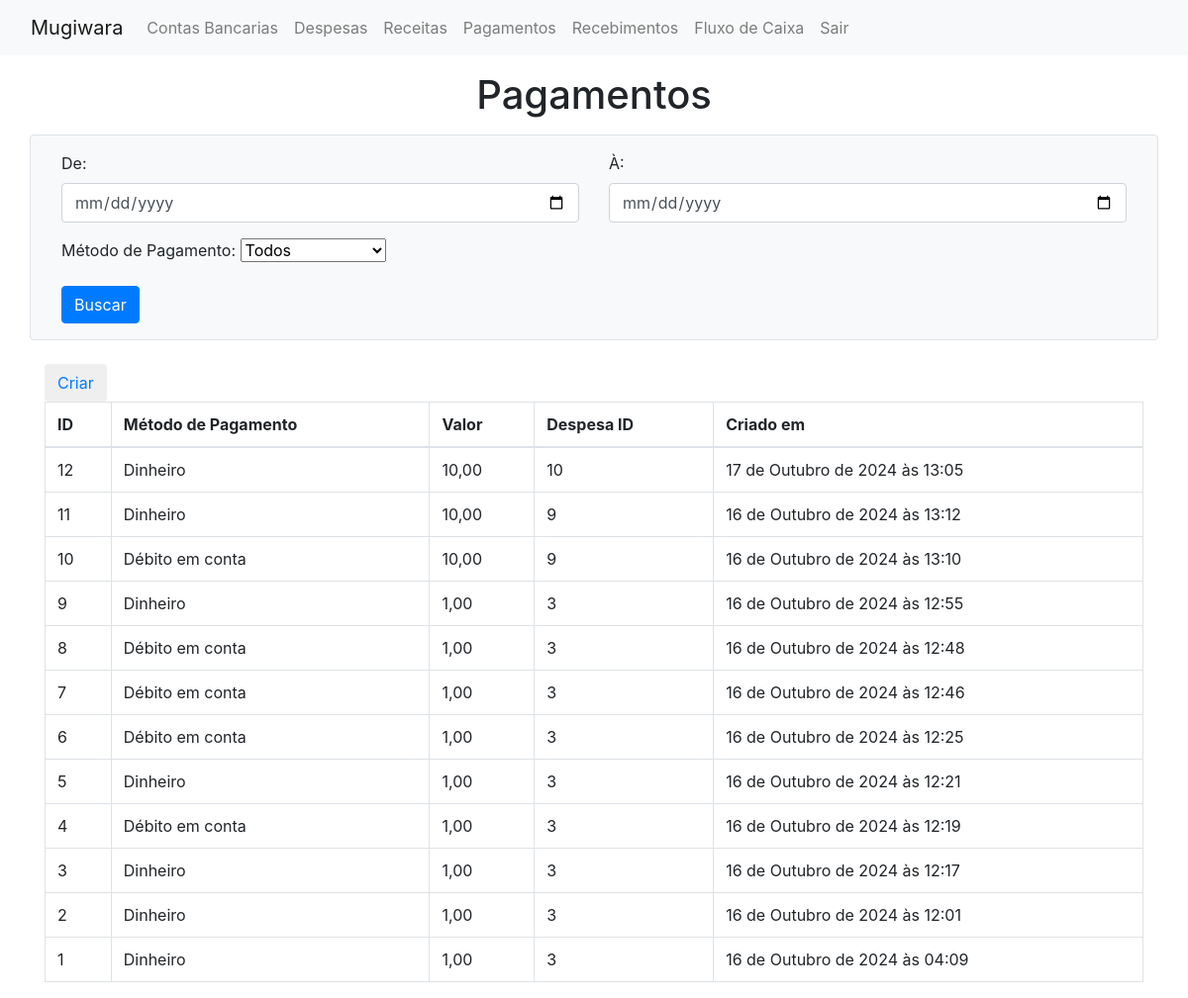
Page /show_pagamentos (signed in) on the earlier database version.
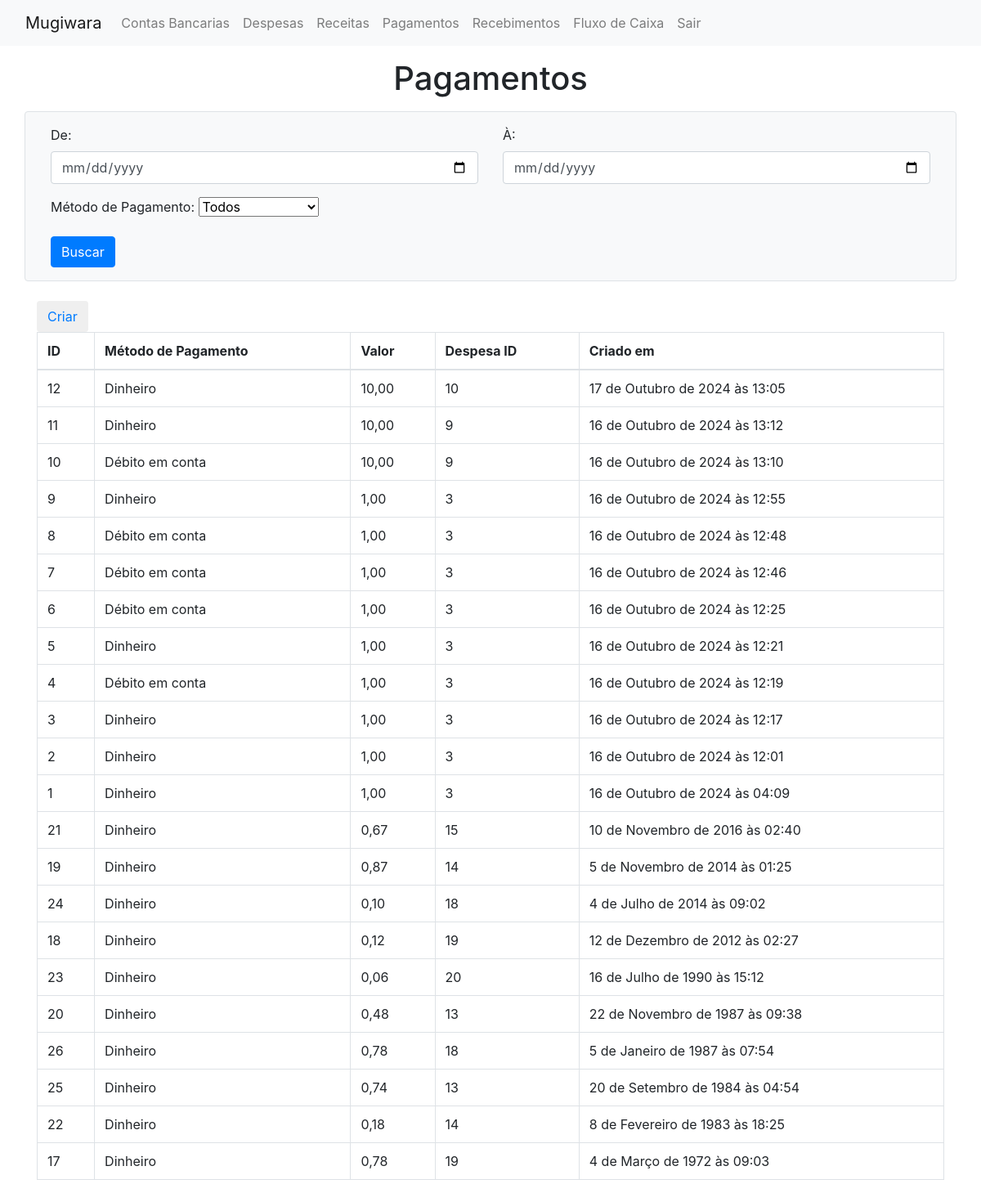
Same page on the later database version.
### mugiwara/models/pagamento.py (models this page shows, shortened)
class pagamento(models.Model):
    valor_pago = models.DecimalField(decimal_places=2, max_digits=9, auto_created=True)
    metodo_pagamento = models.IntegerField(
        choices = metodos_pagamento,
        default = metodos_pagamento.DINHEIRO,
    )
    created_at  =  models.DateTimeField(auto_now_add=True, auto_created=True)
    despesa_id = models.ForeignKey(
        despesa,
        on_delete =  models.CASCADE
    )
    conta_bancaria_id  = models.ForeignKey(
        conta_bancaria,
        on_delete = models.SET_NULL,
        null = True,
        blank = True
    )
    class Meta:
        ordering = ['-created_at']

### mugiwara/models/despesa.py (models this page shows, shortened)
class despesa(models.Model):
    descricao = models.TextField()
    data_vencimento = models.DateField(auto_now=False, auto_now_add=False)
    valor = models.DecimalField(decimal_places=2, max_digits=9)
    categoria = models.IntegerField(
        choices = categoria_choices,
        default = categoria_choices.C1
    )
    status = models.IntegerField(
        choices = status_choices,
        default = status_choices.ABERTO
    )
    created_at = models.DateTimeField(auto_now_add=True, auto_created=True)
    class Meta:
        ordering = ['-created_at']

### mugiwara/views.py (the view, shortened to what this page needs)
# urls.py: path('show_pagamentos', views.showPagamentoView, name='show_pagamentos'),
@login_required
def showPagamentoView(request):
    form = SearchPagamentosForm(request.GET or None)
    pagamentos = pagamento.objects.all()
    context = {
        'form': form,
        'pagamentos': pagamentos
    }
    return render(request, 'mugiwara/show_pagamentos.html', context)

### mugiwara/forms.py
class SearchPagamentosForm(forms.ModelForm):
    class Meta:
        model = pagamento
        fields = ['data_inicio', 'data_fim', 'metodo']
    data_inicio = forms.DateField(
        label='De',
        required=False,
        widget=forms.DateInput(attrs={'type': 'date', 'class': 'form-control'})
    )
    data_fim = forms.DateField(
        label='À',
        required=False,
        widget=forms.DateInput(attrs={'type': 'date', 'class': 'form-control'})
    )
    metodo_pagamento = pagamento.objects.order_by('metodo_pagamento').values_list('metodo_pagamento', flat=True).distinct()
    metodo = forms.ChoiceField(
        label='Método de Pagamento',
        choices=[('', 'Todos')] + [(metodo, metodos_pagamento(metodo).label) for metodo in metodo_pagamento],
        required=False,
        widget=forms.Select(attrs={'class': 'form-select'})
    )

### mugiwara/templates/mugiwara/show_pagamentos.html (shortened to what this page needs)
{% extends 'layout.html' %}
{% block content %}
<div class="container">
<h1 class="text-center mt-3 mb-3">Pagamentos</h1>
<form method="GET" action="" class="row g-3 mb-4 p-3 border rounded bg-light">
  <div class="col-md-6">
    <div class="form-group">
      {{ form.data_inicio.label_tag }}
      {{ form.data_inicio }}
    </div>
  </div>
  <div class="col-md-6">
    <div class="form-group">
      {{ form.data_fim.label_tag }}
      {{ form.data_fim }}
    </div>
  </div>
  <div class="col-md-6">
    <div class="form-group">
        {{ form.metodo.label_tag }}
        {{ form.metodo }}
    </div>
  </div>
  <div class="col-md-12 text-end">
      <button type="submit" class="btn btn-primary">Buscar</button>
  </div>
</form>
<button class="btn"><a href="{% url 'show_despesa' %}">Criar</a></button>
<table class="table table-bordered">
   <thead>
     <tr>
       <th scope="col">ID</th>
       <th scope="col">Método de Pagamento</th>
       <th scope="col">Valor</th>
       <th scope="col">Despesa ID</th>
       <th scope="col">Criado em</th>
     </tr>
   </thead>
   <tbody>
   {% for pagamento in pagamentos %}
     <tr>
       <td>{{pagamento.id}}</td>
       <td>{{pagamento.get_metodo_pagamento_display}}</td>
       <td>{{pagamento.valor_pago}}</td>
       <td>{{pagamento.despesa_id.id}}</td>
       <td>{{pagamento.created_at}}</td>
     </tr>
   {% endfor %}
   </tbody>
 </table>
</div>
{% endblock %}

Differences in the rows shown:
added pagamento: id "21", metodo_pagamento "Dinheiro", valor_pago "0,67", despesa_id.id "15", created_at "10 de Novembro de 2016 às 02:40"
added pagamento: id "19", metodo_pagamento "Dinheiro", valor_pago "0,87", despesa_id.id "14", created_at "5 de Novembro de 2014 às 01:25"
added pagamento: id "24", metodo_pagamento "Dinheiro", valor_pago "0,10", despesa_id.id "18", created_at "4 de Julho de 2014 às 09:02"
added pagamento: id "18", metodo_pagamento "Dinheiro", valor_pago "0,12", despesa_id.id "19", created_at "12 de Dezembro de 2012 às 02:27"
added pagamento: id "23", metodo_pagamento "Dinheiro", valor_pago "0,06", despesa_id.id "20", created_at "16 de Julho de 1990 às 15:12"
added pagamento: id "20", metodo_pagamento "Dinheiro", valor_pago "0,48", despesa_id.id "13", created_at "22 de Novembro de 1987 às 09:38"
added pagamento: id "26", metodo_pagamento "Dinheiro", valor_pago "0,78", despesa_id.id "18", created_at "5 de Janeiro de 1987 às 07:54"
added pagamento: id "25", metodo_pagamento "Dinheiro", valor_pago "0,74", despesa_id.id "13", created_at "20 de Setembro de 1984 às 04:54"
added pagamento: id "22", metodo_pagamento "Dinheiro", valor_pago "0,18", despesa_id.id "14", created_at "8 de Fevereiro de 1983 às 18:25"
added pagamento: id "17", metodo_pagamento "Dinheiro", valor_pago "0,78", despesa_id.id "19", created_at "4 de Março de 1972 às 09:03"
